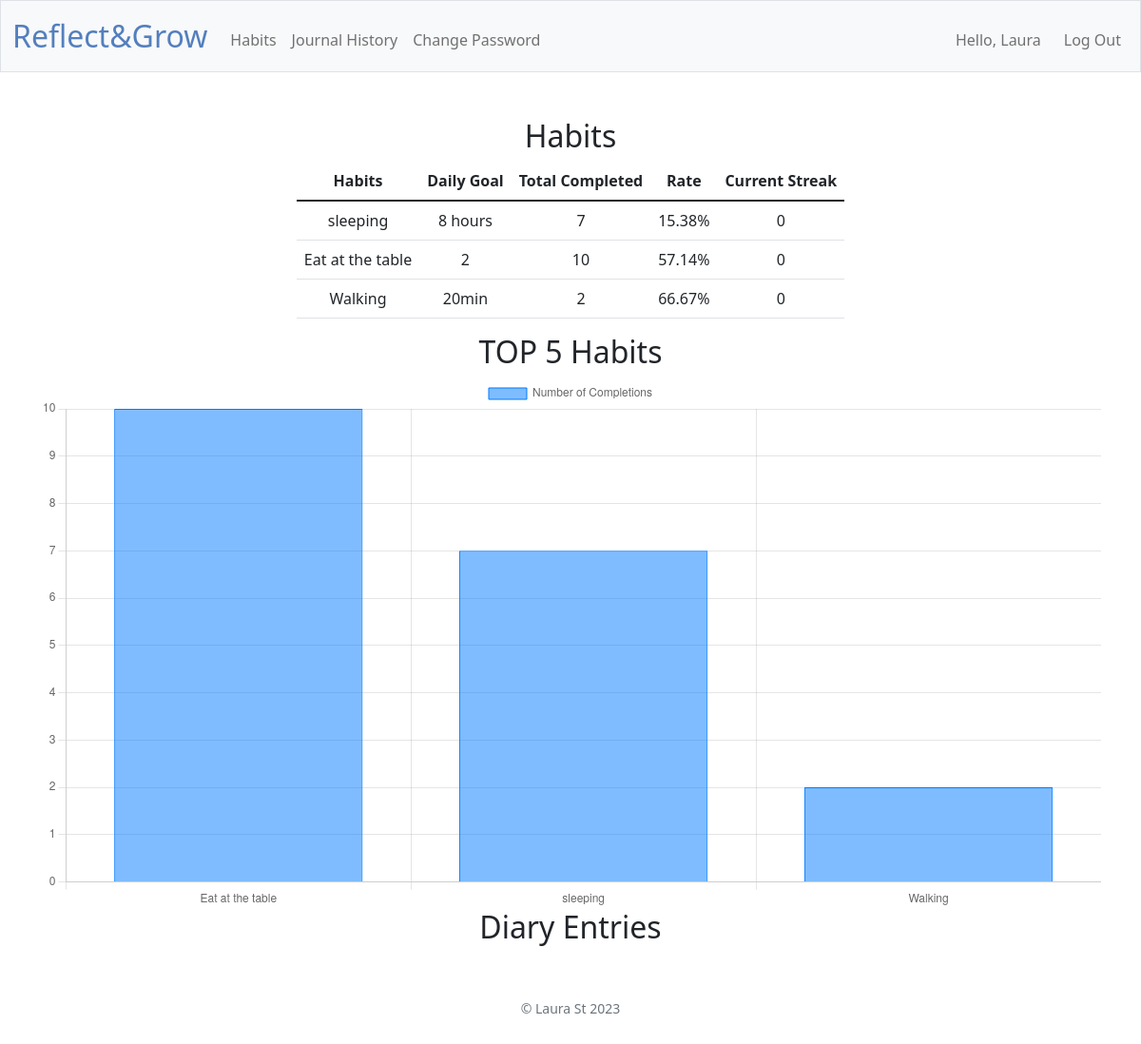
Page / (signed in) on the earlier database version.
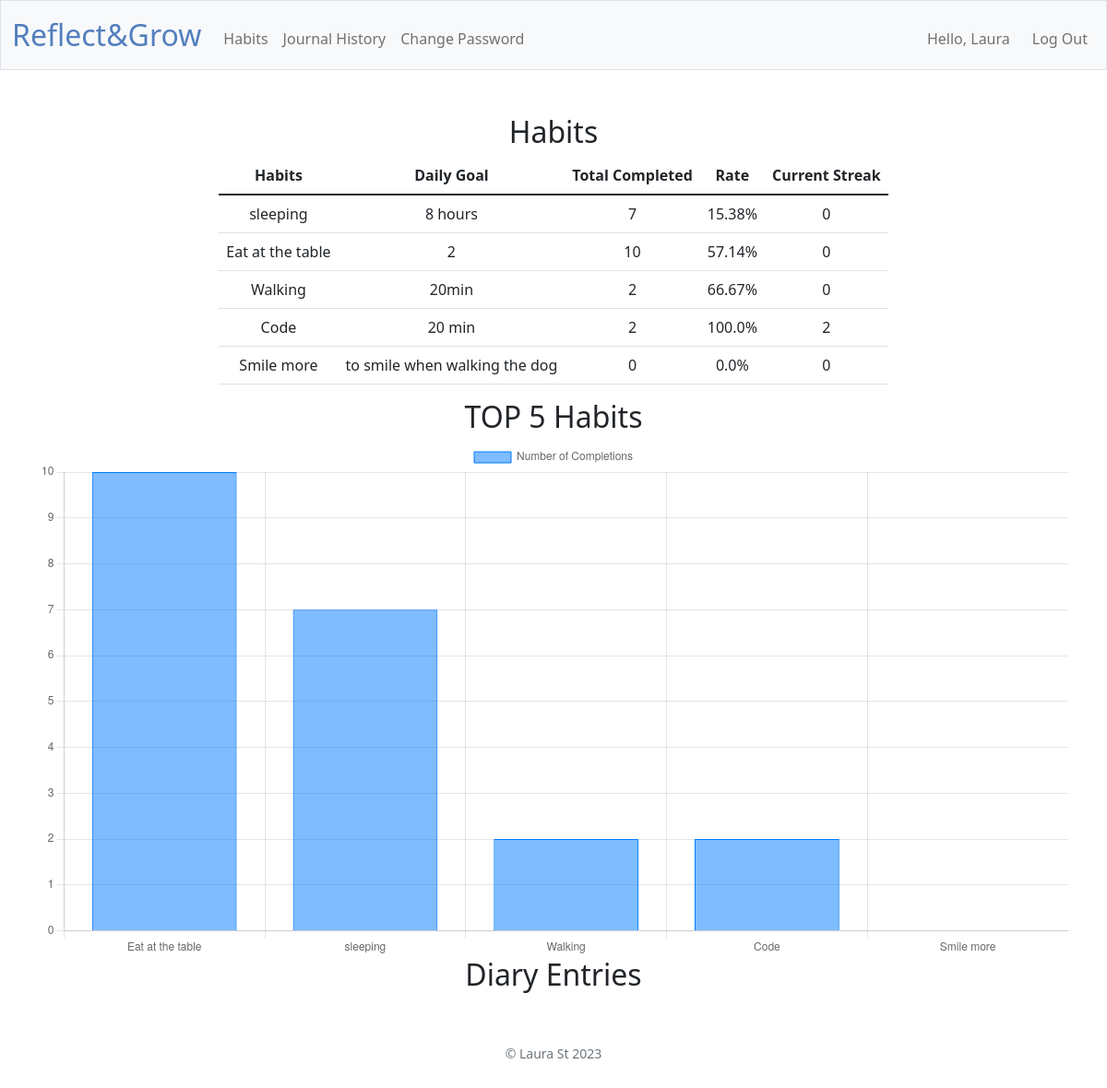
Same page on the later database version.
### tables this page shows
CREATE TABLE "users" (
    id INTEGER PRIMARY KEY AUTOINCREMENT,
    username TEXT NOT NULL UNIQUE,
    hash TEXT NOT NULL
);

CREATE TABLE habits (
    habit_id INTEGER PRIMARY KEY AUTOINCREMENT,
    user_id INTEGER,
    name TEXT NOT NULL,
    rule TEXT NOT NULL,
    created_at DATE DEFAULT (DATE('now')),
    FOREIGN KEY (user_id) REFERENCES users(id)
);

### app.py (the view)
@app.route("/")
@login_required
def index():
    user_id = session.get("user_id")
    habits = habit_service.get_habits(user_id)
    dates = habit_service.get_dates()
    entries = entry_service.get_entries(user_id)
    entries_ids_and_dates = entry_service.get_ids_and_dates(entries)
    completion_counts = habit_service.get_completion_counts(habits)
    sorted_habits_for_chart = sorted(completion_counts.items(), key=lambda x: x[1], reverse=True)
    top_5_habits = sorted_habits_for_chart[:5]
    for habit in habits:
        habit["current_streak"] = habit_service.calculate_current_streak(habit["completions"])
        habit["completion_rate"] = habit_service.calculate_completion_rate(habit["completions"], habit["created_at"])
    return render_template("index.html",
                           habits=habits,
                           dates=dates,
                           entries=entries,
                           entries_ids_and_dates_json=json.dumps(entries_ids_and_dates),
                           habits_json=json.dumps(habits),
                           top_5_habits_json=json.dumps(top_5_habits),
                           completion_counts=completion_counts
                           )

### app.py (called while the page is built)
@app.after_request
def after_request(response):
    response.headers["Cache-Control"] = "no-cache, no-store, must-revalidate"
    response.headers["Expires"] = 0
    response.headers["Pragma"] = "no-cache"
    return response

@app.context_processor
def inject_user():
    user_id = session.get("user_id")
    if user_id:
        result = user_service.get_user_details(user_id)
        user = result["res"]
        return {"username": user["username"]}
    return {}

### database.py (called while the page is built)
def get_habits(user_id):
    return db.execute("SELECT * FROM habits WHERE user_id = ?", user_id)

def get_completions(habit_id, start_date, end_date):
    return db.execute(
        "SELECT date_completed FROM completions WHERE habit_id = ? AND date_completed BETWEEN ? AND ?",
        habit_id, start_date, end_date
    )

def get_completion_counts(habit_id):
    return db.execute(
        "SELECT COUNT(*) as count FROM completions WHERE habit_id = ?", habit_id
    )[0]["count"]

def get_entries(user_id):
    return db.execute(
        "SELECT * FROM journal_entries WHERE user_id = ? ORDER BY created_at DESC", user_id
    )

def get_user(user_id):
    return db.execute("SELECT * FROM users WHERE id = ?", user_id)

### entry_service.py (called while the page is built)
def get_entries(user_id):
    return database.get_entries(user_id)

def get_ids_and_dates(entries):
    entries_ids_and_dates = []
    for entry in entries:
        entries_ids_and_dates.append({
            "id": entry["entry_id"],
            "date": entry["created_at"].split(" ")[0],
            "content": entry["entry_content"]
            })
    return entries_ids_and_dates

### habit_service.py (called while the page is built)
def get_habits(user_id):
    habits = database.get_habits(user_id)
    return get_habits_with_completions(habits)

def get_habits_with_completions(habits):
    today = datetime.now().date()
    start_date = today - timedelta(days=DAYS_BEFORE_TODAY)
    for habit in habits:
        completions = database.get_completions(habit["habit_id"], start_date, today)
        habit["completions"] = [comp["date_completed"] for comp in completions]
    return habits

def get_completion_counts(habits):
    completion_counts = {}
    for habit in habits:
        count = database.get_completion_counts(habit["habit_id"])
        completion_counts[habit["name"]] = count
    return completion_counts

def get_dates():
    today = datetime.now().date()
    return [(today + timedelta(days=i)).strftime("%Y-%m-%d") for i in range(-DAYS_BEFORE_TODAY, 1)]

### helpers.py (called while the page is built)
def success(obj=None):
    return {"success": True, "res": obj}

### templates/index.html (shortened to what this page needs)
{% extends "layout.html" %}
{% block main %}
<h2>Habits</h2>
<div class="table-responsive">
    <table class="table mx-auto w-auto">
        <thead>
            <tr>
                <th>Habits</th>
                <th>Daily Goal</th>
                <th>Total Completed</th>
                <th>Rate</th>
                <th>Current Streak</th>
            </tr>
        </thead>
        <tbody>
            {% for habit in habits %}
            <tr>
                <td>{{ habit.name }}</td>
                <td>{{ habit.rule }}</td>
                <td>{{ completion_counts[habit.name] }}</td>
                <td>{{ habit.completion_rate | round(2) }}%</td>
                <td>{{ habit.current_streak }}</td>
            </tr>
            {% endfor %}
        </tbody>
    </table>
</div>
<h2>TOP 5 Habits</h2>
<canvas id="most-completed-habits" width="400" height="200"></canvas>
<h2>Diary Entries</h2>
{% endblock %}

### templates/layout.html (shortened to what this page needs)
<!DOCTYPE html>
<html lang="en">
<head>
    <link href="https://cdn.jsdelivr.net/npm/bootstrap@5.1.3/dist/css/bootstrap.min.css"
 rel="stylesheet">
    <link href="/static/styles.css" rel="stylesheet">
</head>
<body>
    <nav class="bg-light border navbar navbar-expand-md navbar-light">
        <div class="container-fluid">
            <a class="navbar-brand" href="/"><span class="blue">Reflect&Grow</span></a>
            <div class="collapse navbar-collapse" id="navbar">
                {% if session["user_id"] %}
                <ul class="navbar-nav me-auto mt-2">
                    <li class="nav-item"><a class="nav-link" href="/habits">Habits</a></li>
                    <li class="nav-item"><a class="nav-link" href="/journal-history">Journal History</a></li>
                    <li class="nav-item"><a class="nav-link" href="/change-password">Change Password</a></li>
                </ul>
                <ul class="navbar-nav ms-auto mt-2">
                    <li class="nav-item navbar-text me-3">Hello, {{ username }}</li>
                    <li class="nav-item"><a class="nav-link" href="/logout">Log Out</a></li>
                </ul>
                {% else %}
                <ul class="navbar-nav ms-auto mt-2">
                    <li class="nav-item"><a class="nav-link" href="/register">Register</a></li>
                    <li class="nav-item"><a class="nav-link" href="/login">Log In</a></li>
                </ul>
                {% endif %}
            </div>
        </div>
    </nav>
    <main class="container py-5 text-center">
        {% block main %}{% endblock %}
    </main>
    <footer class="mb-5 small text-center text-muted">
        &copy; Laura St <span id="year"></span>
    </footer>
</body>
</html>

### static/styles.css (style rules this page uses)
nav .navbar-brand { font-size: xx-large; }
nav .navbar-brand .blue { color: #537fbe; }

Differences in the rows shown:
added habits: name "Code", rule "20 min", name "2", completion_rate "100.0", current_streak "2"
added habits: name "Smile more", rule "to smile when walking the dog", name "0", completion_rate "0.0", current_streak "0"
Other differences:
chart data {{ top_5_habits_json | safe }}: [["Eat at the table", 10], ["sleeping", 7], ["Walking", 2]] → [["Eat at the table", 10], ["sleeping", 7], ["Walking", 2], ["Code", 2], ["Smile more", 0]]
chart data {{ completion_counts | safe }}: {'sleeping': 7, 'Eat at the table': 10, 'Walking': 2} → {'sleeping': 7, 'Eat at the table': 10, 'Walking': 2, 'Code': 2, 'Smile more': 0}
